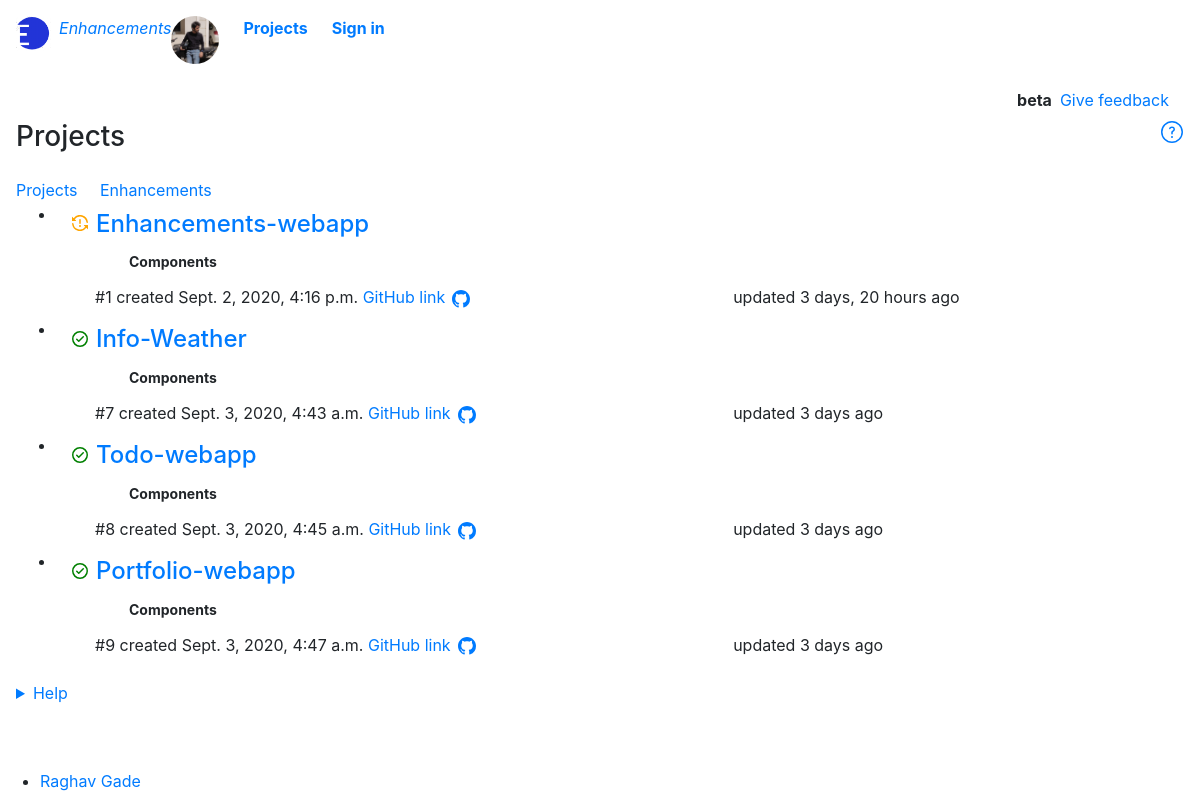
The app's page /projects with its own data.
### base/models.py (models this page shows, shortened)
class Project(models.Model):
    STATUS = (
        ('Queued','Queued'),
        ('Working','Working'),
        ('Completed','Completed'),
    )
    project_id = HashidAutoField(min_length=8,primary_key=True,alphabet="0123456789abcdefghijklmnopqrstuvwxyz",salt="drop the gun and go to steam bathc")
    project_title = models.CharField(max_length=200,default='New Project')
    framework_used = models.ManyToManyField(Framework,blank=True)
    language_used = models.ManyToManyField(Language,blank=True)
    containerization_used = models.ManyToManyField(Containerization,blank=True)
    database_used = models.ManyToManyField(Database,blank=True)
    project_description = MDTextField()
    github_link = models.CharField(max_length=200, default='',blank=True,null=True)
    status = models.CharField(max_length=20,null=False,choices=STATUS,default="Working")
    date_created = models.DateTimeField(auto_now_add=True)
    updated_at = models.DateTimeField(auto_now=True)
    features = models.BooleanField(default=False)

### base/views.py (the view)
# urls.py: path('projects', views.projects, name="home"),
def projects(request):
    projects = Project.objects.all()
    progress = Progress.objects.all()
    context = {
        'projects' : projects,
        'progress' : progress
    }
    return render(request,'base/projects.html',context)

### base/templates/base/projects.html (shortened to what this page needs)
{% extends 'base/main.html' %}
{% load static %}
{% load humanize %}
  {% block content%}
    <main class="container-lg px-3 pb-4">
      <div class="col-12 clearfix mt-2">
        <div class="d-flex float-right">
          <div class="Box border-green mr-1"><b class="p-1">beta</b></div>
          <a class="link-gray float-right" href="{% url 'feedback' %}">Give feedback</a>
        </div>
      </div>
      <div id="project-list">
        <div class="Box Box--spacious f4 mt-2">
          <div class="Box-header pb-0">
            <h3 class="Box-title flex-auto mb-4">
                Projects
                <a href="{% url 'welcome' %}" aria-label="help" title="help"> </a>
            </h3>
            <nav class="UnderlineNav">
              <div class="UnderlineNav-body">
                <a class="UnderlineNav-item" href="{% url 'home' %}"  aria-current=&quot;page&quot;>Projects</a>
                <a class="UnderlineNav-item" href="{% url 'features' %}"  aria-current=&quot;page&quot;>Enhancements</a>
              </div>
            </nav>
          </div>
          <ul>
            {% for project in projects  %}
            <li class="Box-row Box-row--hover-gray p-0 mt-0">
                <div class="ml-2 p-2 col-12">
                  <span class="tooltipped tooltipped-e float-left" aria-label="Closed ticket">
                    <span class="v-align-middle">
                      {% if project.status == "Working" %}
                      <svg id="working" xmlns="http://www.w3.org/2000/svg" viewBox="0 0 16 16" width="16" height="16"><path fill-rule="evenodd" d="M8 1.5a6.491 6.491 0 00-5.285 2.715l1.358 1.358A.25.25 0 013.896 6H.25A.25.25 0 010 5.75V2.104a.25.25 0 01.427-.177l1.216 1.216a8 8 0 0114.315 4.03.748.748 0 01-.668.83.75.75 0 01-.824-.676A6.501 6.501 0 008 1.5zM.712 8.004a.75.75 0 01.822.67 6.501 6.501 0 0011.751 3.111l-1.358-1.358a.25.25 0 01.177-.427h3.646a.25.25 0 01.25.25v3.646a.25.25 0 01-.427.177l-1.216-1.216A8 8 0 01.042 8.827a.75.75 0 01.67-.823zM9 11a1 1 0 11-2 0 1 1 0 012 0zm-.25-6.25a.75.75 0 00-1.5 0v3.5a.75.75 0 001.5 0v-3.5z"></path></svg>
                      {% elif project.status == "Completed" %}
                      <svg id="completed" xmlns="http://www.w3.org/2000/svg" viewBox="0 0 16 16" width="16" height="16"><path fill-rule="evenodd" d="M1.5 8a6.5 6.5 0 1113 0 6.5 6.5 0 01-13 0zM0 8a8 8 0 1116 0A8 8 0 010 8zm11.78-1.72a.75.75 0 00-1.06-1.06L6.75 9.19 5.28 7.72a.75.75 0 00-1.06 1.06l2 2a.75.75 0 001.06 0l4.5-4.5z"></path></svg>
                      {% elif project.status == "Queued" %}
                      <svg id="queued" xmlns="http://www.w3.org/2000/svg" viewBox="0 0 16 16" width="16" height="16"><path fill-rule="evenodd" d="M8 1.5a6.5 6.5 0 100 13 6.5 6.5 0 000-13zM0 8a8 8 0 1116 0A8 8 0 010 8zm9 3a1 1 0 11-2 0 1 1 0 012 0zm-.25-6.25a.75.75 0 00-1.5 0v3.5a.75.75 0 001.5 0v-3.5z"></path></svg>
                      {% endif %}
                    </span>
                  </span>
                  <div class="col-12 clearfix">
                    <div class="col-6 pl-2 min-width-0 float-left">
                      {% if request.user.is_authenticated %}
                      <a class="link-gray-dark no-underline v-align-middle h4" href="{% url 'projectedit' project.project_id %}">{{project.project_title}}</a> &nbsp; <a href="{% url 'specificproject' project.project_id%}"><svg xmlns="http://www.w3.org/2000/svg" viewBox="0 0 16 16" width="16" height="16"><path fill-rule="evenodd" d="M1.679 7.932c.412-.621 1.242-1.75 2.366-2.717C5.175 4.242 6.527 3.5 8 3.5c1.473 0 2.824.742 3.955 1.715 1.124.967 1.954 2.096 2.366 2.717a.119.119 0 010 .136c-.412.621-1.242 1.75-2.366 2.717C10.825 11.758 9.473 12.5 8 12.5c-1.473 0-2.824-.742-3.955-1.715C2.92 9.818 2.09 8.69 1.679 8.068a.119.119 0 010-.136zM8 2c-1.981 0-3.67.992-4.933 2.078C1.797 5.169.88 6.423.43 7.1a1.619 1.619 0 000 1.798c.45.678 1.367 1.932 2.637 3.024C4.329 13.008 6.019 14 8 14c1.981 0 3.67-.992 4.933-2.078 1.27-1.091 2.187-2.345 2.637-3.023a1.619 1.619 0 000-1.798c-.45-.678-1.367-1.932-2.637-3.023C11.671 2.992 9.981 2 8 2zm0 8a2 2 0 100-4 2 2 0 000 4z"></path></svg></a>
                      {% else %}
                      <a class="link-gray-dark no-underline v-align-middle h4" href="{% url 'specificproject' project.project_id %}">{{project.project_title}}</a>
                      {% endif %}
                      <details class="details-reset details-overlay details-overlay-dark ml-4 pt-2 pb-2">
                          <summary class="btn btn-sm" aria-haspopup="dialog"> <b>Components</b></summary>
                            <div class="overflow-auto">
                              <ul>
                                {% if not project.framework_used.all and  not feature.language_used.all and not project.database_used.all and not project.containerization_used.all %}
                                  <li class="Box-row">
                                    Add components
                                  </li>
                                  {% else %}
                                </li>
                                {% endif %}
                                </li>
                              </ul>
                            </div>
                      </details>
<link href="https://unpkg.com/@github/details-dialog-element/dist/index.css" rel="stylesheet" />
                    </div>
                  </div>
                  <div class="col-12 clearfix">
                    <div class="col-6 pl-2 text-small text-gray float-left">
                      #{{project.project_id}}
                      created <relative-time datetime="2020-08-25T06:16:01Z" class="no-wrap">{{project.date_created}}</relative-time>
                      {% if project.github_link %}
                      <span class="v-align-right" style="color: black;">
                        <a href="{{ project.github_link }}" target="_blank">GitHub link</a>
                      </span>
                      {% endif %}
                    </div>
                    <div class="col-4 offset-1 text-small text-gray float-left">
                      updated <relative-time datetime="2020-08-25T06:31:06" class="no-wrap">{{project.updated_at|naturaltime}}</relative-time>
                    </div>
                  </div>
                </div>
              </li>
              {% endfor %}
      <details class="details-reset mt-3">
        <summary class="btn-link" style="outline: none;">Help <span class="dropdown-caret"></summary>
      </details>
      <br>
    </main>
{% endblock %}

### static/css/main.css (style rules this page uses)
#completed { color: green; }
#working { color: orange; }
svg { fill: currentColor; }

### records on screen
Project: status "Working" (drawn), project_title "Enhancements-webapp", project_id "1", date_created "Sept. 2, 2020, 4:16 p.m.", updated_at "3 days, 20 hours ago"
Project: status "Completed" (drawn), project_title "Info-Weather", project_id "7", date_created "Sept. 3, 2020, 4:43 a.m.", updated_at "3 days ago"
Project: status "Completed" (drawn), project_title "Todo-webapp", project_id "8", date_created "Sept. 3, 2020, 4:45 a.m.", updated_at "3 days ago"
Project: status "Completed" (drawn), project_title "Portfolio-webapp", project_id "9", date_created "Sept. 3, 2020, 4:47 a.m.", updated_at "3 days ago"
